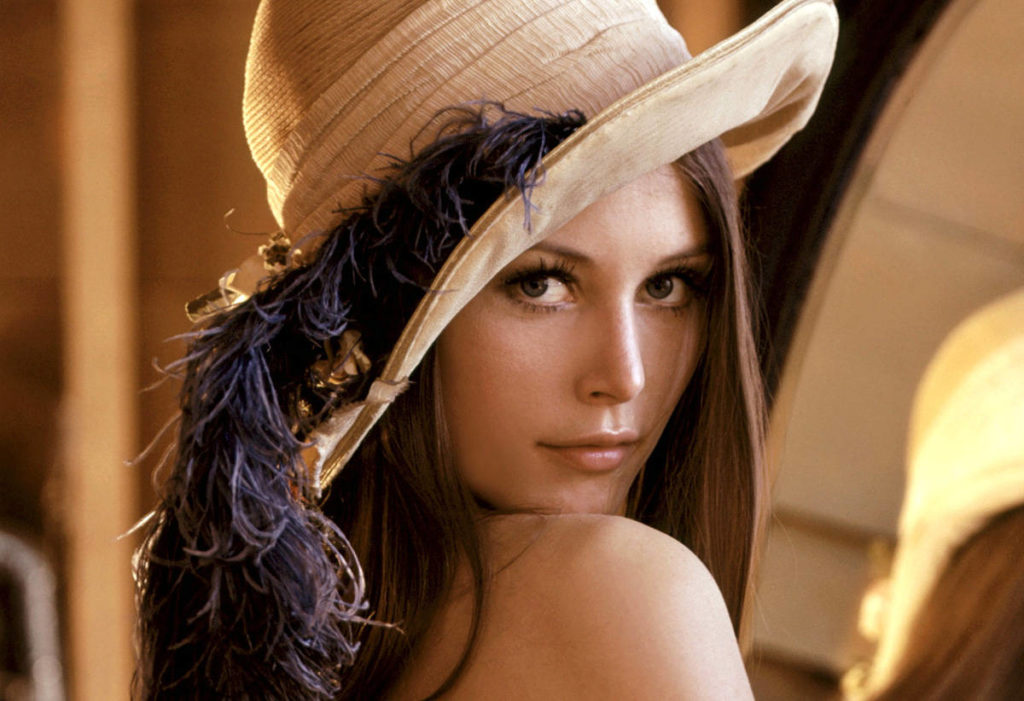
#> input picture hw6/images/lena.jpg, 1024 x 701 px
$ jupyter execute --allow-errors hist.ipynb
#> lines starting #> are read from the running program, lines starting #| are printed output that depends on the picture
## HW6 Histogramm with pycuda

[cell 1]
import numpy as np
import matplotlib.pyplot as plt
import cv2

import pycuda.driver as cuda
import pycuda.autoinit
from pycuda.compiler import SourceModule

[cell 2]
h_img = cv2.imread('images/lena.jpg').astype(np.int32)
display(h_img.shape)

plt.imshow(h_img)
plt.show()

[cell 3]
block_size = 16

rows = h_img.shape[1]
#> rows = 1024
cols = h_img.shape[0]
#> cols = 701

block = (block_size, block_size, 1)
grid = ((rows + block_size - 1) // block[0], (cols + block_size - 1) // block[1])
#> grid = (64, 44)

display((cols, rows))

#> (a cell that did not finish here is left out)

[cell 5]
bin_count = 128

h_bins = np.linspace(0, 256, bin_count + 1, dtype=np.int32)
#> (the rest of this cell did not finish here and is left out)

[cell 6]
h_hist = np.zeros(bin_count, dtype=np.int32)
#> (the rest of this cell did not finish here and is left out)

#> (a cell that did not finish here is left out)

#> (a cell that did not finish here is left out)

[cell 9]
plt.figure(figsize=(16, 8))
plt.bar(h_bins[:-1], h_hist, width=2)
plt.show()
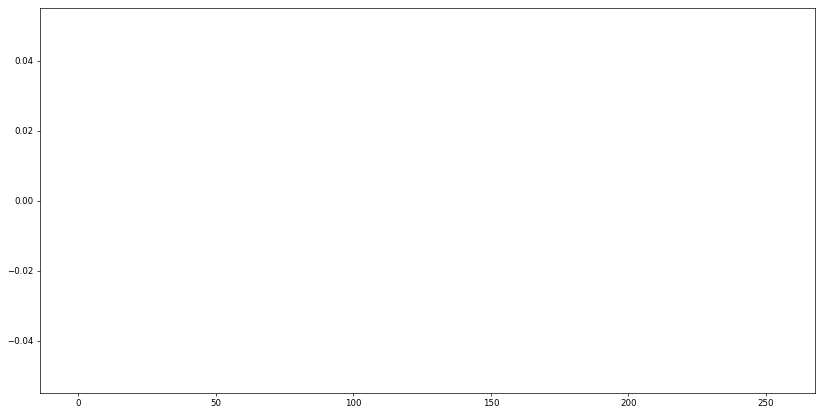
#> figure drawn by matplotlib, 1 panel
